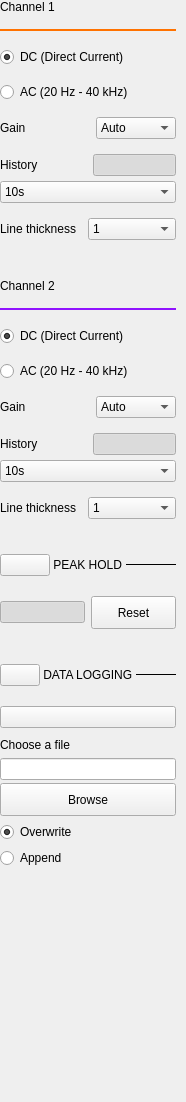
        <widget class="QWidget" name="scrollAreaWidgetContents">
         <property name="geometry">
          <rect>
           <x>0</x>
           <y>0</y>
           <width>186</width>
           <height>1102</height>
          </rect>
         </property>
         <property name="sizePolicy">
          <sizepolicy hsizetype="Preferred" vsizetype="Preferred">
           <horstretch>0</horstretch>
           <verstretch>0</verstretch>
          </sizepolicy>
         </property>
         <layout class="QVBoxLayout" name="verticalLayout_6">
          <property name="spacing">
           <number>15</number>
          </property>
          <property name="leftMargin">
           <number>0</number>
          </property>
          <property name="topMargin">
           <number>0</number>
          </property>
          <property name="rightMargin">
           <number>10</number>
          </property>
          <property name="bottomMargin">
           <number>20</number>
          </property>
          <item>
           <widget class="QLabel" name="label">
            <property name="sizePolicy">
             <sizepolicy hsizetype="Minimum" vsizetype="Preferred">
              <horstretch>0</horstretch>
              <verstretch>0</verstretch>
             </sizepolicy>
            </property>
            <property name="text">
             <string>Channel 1</string>
            </property>
            <property name="general_settings_label" stdset="0">
             <bool>true</bool>
            </property>
           </widget>
          </item>
          <item>
           <widget class="Line" name="line">
            <property name="sizePolicy">
             <sizepolicy hsizetype="Minimum" vsizetype="Fixed">
              <horstretch>0</horstretch>
              <verstretch>0</verstretch>
             </sizepolicy>
            </property>
            <property name="styleSheet">
             <string notr="true">QFrame { color: #ff7200; }</string>
            </property>
            <property name="frameShadow">
             <enum>QFrame::Plain</enum>
            </property>
            <property name="lineWidth">
             <number>2</number>
            </property>
            <property name="orientation">
             <enum>Qt::Horizontal</enum>
            </property>
           </widget>
          </item>
          <item>
           <layout class="QVBoxLayout" name="verticalLayout_4">
            <item>
             <widget class="QRadioButton" name="btn_ch1_dc">
              <property name="text">
               <string>DC (Direct Current)</string>
              </property>
              <property name="checked">
               <bool>true</bool>
              </property>
              <attribute name="buttonGroup">
               <string notr="true">buttonGroup</string>
              </attribute>
             </widget>
            </item>
            <item>
             <widget class="QRadioButton" name="btn_ch1_ac">
              <property name="text">
               <string>AC (20 Hz - 40 kHz)</string>
              </property>
              <attribute name="buttonGroup">
               <string notr="true">buttonGroup</string>
              </attribute>
             </widget>
            </item>
           </layout>
          </item>
          <item>
           <layout class="QGridLayout" name="gridLayout_6">
            <property name="topMargin">
             <number>0</number>
            </property>
            <item row="0" column="0">
             <widget class="QLabel" name="label_6">
              <property name="text">
               <string>Gain</string>
              </property>
             </widget>
            </item>
            <item row="0" column="1">
             <widget class="QComboBox" name="gainCh1ComboBox">
              <item>
               <property name="text">
                <string>Auto</string>
               </property>
              </item>
              <item>
               <property name="text">
                <string>Low</string>
               </property>
              </item>
              <item>
               <property name="text">
                <string>High</string>
               </property>
              </item>
             </widget>
            </item>
           </layout>
          </item>
          <item>
           <layout class="QGridLayout" name="gridLayout">
            <property name="spacing">
             <number>5</number>
            </property>
            <item row="2" column="0" colspan="2">
             <widget class="QComboBox" name="historySizeCh1">
              <property name="sizePolicy">
               <sizepolicy hsizetype="Preferred" vsizetype="Fixed">
                <horstretch>0</horstretch>
                <verstretch>0</verstretch>
               </sizepolicy>
              </property>
              <property name="minimumSize">
               <size>
                <width>80</width>
                <height>0</height>
               </size>
              </property>
              <property name="currentIndex">
               <number>1</number>
              </property>
              <item>
               <property name="text">
                <string>1s</string>
               </property>
              </item>
              <item>
               <property name="text">
                <string>10s</string>
               </property>
              </item>
              <item>
               <property name="text">
                <string>60s</string>
               </property>
              </item>
             </widget>
            </item>
            <item row="0" column="0" colspan="2">
             <layout class="QHBoxLayout" name="horizontalLayout_4">
              <property name="spacing">
               <number>10</number>
              </property>
              <property name="topMargin">
               <number>0</number>
              </property>
              <item>
               <widget class="QLabel" name="label_3">
                <property name="text">
                 <string>History</string>
                </property>
               </widget>
              </item>
              <item>
               <widget class="adiscope::CustomSwitch" name="histogramCh1">
                <property name="checkable">
                 <bool>true</bool>
                </property>
                <property name="checked">
                 <bool>true</bool>
                </property>
               </widget>
              </item>
             </layout>
            </item>
           </layout>
          </item>
          <item>
           <layout class="QHBoxLayout" name="horizontalLayout_13">
            <property name="spacing">
             <number>0</number>
            </property>
            <property name="bottomMargin">
             <number>0</number>
            </property>
            <item>
             <layout class="QHBoxLayout" name="horizontalLayout_14">
              <property name="spacing">
               <number>0</number>
              </property>
              <property name="rightMargin">
               <number>0</number>
              </property>
              <property name="bottomMargin">
               <number>0</number>
              </property>
              <item>
               <widget class="QLabel" name="labelThicknessCh1">
                <property name="text">
                 <string>Line thickness</string>
                </property>
               </widget>
              </item>
             </layout>
            </item>
            <item>
             <widget class="QComboBox" name="cbLineThicknessCh1">
              <property name="minimumSize">
               <size>
                <width>0</width>
                <height>0</height>
               </size>
              </property>
              <property name="currentIndex">
               <number>1</number>
              </property>
              <item>
               <property name="text">
                <string>0.5</string>
               </property>
              </item>
              <item>
               <property name="text">
                <string>1</string>
               </property>
              </item>
              <item>
               <property name="text">
                <string>1.5</string>
               </property>
              </item>
              <item>
               <property name="text">
                <string>2</string>
               </property>
              </item>
              <item>
               <property name="text">
                <string>2.5</string>
               </property>
              </item>
              <item>
               <property name="text">
                <string>3</string>
               </property>
              </item>
              <item>
               <property name="text">
                <string>3.5</string>
               </property>
              </item>
              <item>
               <property name="text">
                <string>4</string>
               </property>
              </item>
              <item>
               <property name="text">
                <string>4.5</string>
               </property>
              </item>
              <item>
               <property name="text">
                <string>5</string>
               </property>
              </item>
             </widget>
            </item>
           </layout>
          </item>
          <item>
           <spacer name="verticalSpacer_3">
            <property name="orientation">
             <enum>Qt::Vertical</enum>
            </property>
            <property name="sizeType">
             <enum>QSizePolicy::Fixed</enum>
            </property>
            <property name="sizeHint" stdset="0">
             <size>
              <width>0</width>
              <height>24</height>
             </size>
            </property>
           </spacer>
          </item>
          <item>
           <widget class="QLabel" name="label_2">
            <property name="sizePolicy">
             <sizepolicy hsizetype="Minimum" vsizetype="Preferred">
              <horstretch>0</horstretch>
              <verstretch>0</verstretch>
             </sizepolicy>
            </property>
            <property name="autoFillBackground">
             <bool>false</bool>
            </property>
            <property name="text">
             <string>Channel 2</string>
            </property>
            <property name="general_settings_label" stdset="0">
             <bool>true</bool>
            </property>
           </widget>
          </item>
          <item>
           <widget class="Line" name="line_2">
            <property name="sizePolicy">
             <sizepolicy hsizetype="Minimum" vsizetype="Fixed">
              <horstretch>0</horstretch>
              <verstretch>0</verstretch>
             </sizepolicy>
            </property>
            <property name="styleSheet">
             <string notr="true">QFrame { color: #9013fe; }</string>
            </property>
            <property name="frameShadow">
             <enum>QFrame::Plain</enum>
            </property>
            <property name="lineWidth">
             <number>2</number>
            </property>
            <property name="orientation">
             <enum>Qt::Horizontal</enum>
            </property>
           </widget>
          </item>
          <item>
           <layout class="QVBoxLayout" name="verticalLayout_5">
            <item>
             <widget class="QRadioButton" name="btn_ch2_dc">
              <property name="text">
               <string>DC (Direct Current)</string>
              </property>
              <property name="checked">
               <bool>true</bool>
              </property>
              <attribute name="buttonGroup">
               <string notr="true">buttonGroup_2</string>
              </attribute>
             </widget>
            </item>
            <item>
             <widget class="QRadioButton" name="btn_ch2_ac">
              <property name="text">
               <string>AC (20 Hz - 40 kHz)</string>
              </property>
              <attribute name="buttonGroup">
               <string notr="true">buttonGroup_2</string>
              </attribute>
             </widget>
            </item>
           </layout>
          </item>
          <item>
           <layout class="QGridLayout" name="gridLayout_8">
            <property name="topMargin">
             <number>0</number>
            </property>
            <item row="0" column="0">
             <widget class="QLabel" name="label_7">
              <property name="text">
               <string>Gain</string>
              </property>
             </widget>
            </item>
            <item row="0" column="1">
             <widget class="QComboBox" name="gainCh2ComboBox">
              <item>
               <property name="text">
                <string>Auto</string>
               </property>
              </item>
              <item>
               <property name="text">
                <string>Low</string>
               </property>
              </item>
              <item>
               <property name="text">
                <string>High</string>
               </property>
              </item>
             </widget>
            </item>
           </layout>
          </item>
          <item>
           <layout class="QGridLayout" name="gridLayout_2">
            <property name="spacing">
             <number>5</number>
            </property>
            <item row="3" column="0" colspan="2">
             <widget class="QComboBox" name="historySizeCh2">
              <property name="sizePolicy">
               <sizepolicy hsizetype="Preferred" vsizetype="Fixed">
                <horstretch>0</horstretch>
                <verstretch>0</verstretch>
               </sizepolicy>
              </property>
              <property name="minimumSize">
               <size>
                <width>80</width>
                <height>0</height>
               </size>
              </property>
              <property name="currentIndex">
               <number>1</number>
              </property>
              <item>
               <property name="text">
                <string>1s</string>
               </property>
              </item>
              <item>
               <property name="text">
                <string>10s</string>
               </property>
              </item>
              <item>
               <property name="text">
                <string>60s</string>
               </property>
              </item>
             </widget>
            </item>
            <item row="2" column="0" colspan="2">
             <layout class="QHBoxLayout" name="horizontalLayout_3">
              <property name="spacing">
               <number>10</number>
              </property>
              <property name="topMargin">
               <number>0</number>
              </property>
              <item>
               <widget class="QLabel" name="label_5">
                <property name="text">
                 <string>History</string>
                </property>
               </widget>
              </item>
              <item>
               <widget class="adiscope::CustomSwitch" name="histogramCh2">
                <property name="checkable">
                 <bool>true</bool>
                </property>
                <property name="checked">
                 <bool>true</bool>
                </property>
               </widget>
              </item>
             </layout>
            </item>
           </layout>
          </item>
          <item>
           <layout class="QHBoxLayout" name="horizontalLayout_1">
            <property name="spacing">
             <number>0</number>
            </property>
            <property name="bottomMargin">
             <number>0</number>
            </property>
            <item>
             <layout class="QHBoxLayout" name="horizontalLayout_16">
              <property name="spacing">
               <number>0</number>
              </property>
              <property name="rightMargin">
               <number>0</number>
              </property>
              <property name="bottomMargin">
               <number>0</number>
              </property>
              <item>
               <widget class="QLabel" name="labelThicknessCh2">
                <property name="text">
                 <string>Line thickness</string>
                </property>
               </widget>
              </item>
             </layout>
            </item>
            <item>
             <widget class="QComboBox" name="cbLineThicknessCh2">
              <property name="minimumSize">
               <size>
                <width>0</width>
                <height>0</height>
               </size>
              </property>
              <property name="currentIndex">
               <number>1</number>
              </property>
              <item>
               <property name="text">
                <string>0.5</string>
               </property>
              </item>
              <item>
               <property name="text">
                <string>1</string>
               </property>
              </item>
              <item>
               <property name="text">
                <string>1.5</string>
               </property>
              </item>
              <item>
               <property name="text">
                <string>2</string>
               </property>
              </item>
              <item>
               <property name="text">
                <string>2.5</string>
               </property>
              </item>
              <item>
               <property name="text">
                <string>3</string>
               </property>
              </item>
              <item>
               <property name="text">
                <string>3.5</string>
               </property>
              </item>
              <item>
               <property name="text">
                <string>4</string>
               </property>
              </item>
              <item>
               <property name="text">
                <string>4.5</string>
               </property>
              </item>
              <item>
               <property name="text">
                <string>5</string>
               </property>
              </item>
             </widget>
            </item>
           </layout>
          </item>
          <item>
           <spacer name="verticalSpacer">
            <property name="orientation">
             <enum>Qt::Vertical</enum>
            </property>
            <property name="sizeType">
             <enum>QSizePolicy::Fixed</enum>
            </property>
            <property name="sizeHint" stdset="0">
             <size>
              <width>0</width>
              <height>20</height>
             </size>
            </property>
           </spacer>
          </item>
          <item>
           <layout class="QHBoxLayout" name="horizontalLayout_12">
            <property name="spacing">
             <number>0</number>
            </property>
            <property name="topMargin">
             <number>0</number>
            </property>
            <item>
             <widget class="QPushButton" name="btnCollapsePeakHold">
              <property name="text">
               <string/>
              </property>
              <property name="checkable">
               <bool>true</bool>
              </property>
              <property name="subsection_arrow_button" stdset="0">
               <bool>true</bool>
              </property>
             </widget>
            </item>
            <item>
             <widget class="QLabel" name="label_12">
              <property name="sizePolicy">
               <sizepolicy hsizetype="Fixed" vsizetype="Fixed">
                <horstretch>0</horstretch>
                <verstretch>0</verstretch>
               </sizepolicy>
              </property>
              <property name="text">
               <string> PEAK HOLD </string>
              </property>
              <property name="subsection_label" stdset="0">
               <bool>true</bool>
              </property>
             </widget>
            </item>
            <item>
             <widget class="Line" name="line_4">
              <property name="minimumSize">
               <size>
                <width>0</width>
                <height>1</height>
               </size>
              </property>
              <property name="maximumSize">
               <size>
                <width>16777215</width>
                <height>1</height>
               </size>
              </property>
              <property name="frameShadow">
               <enum>QFrame::Plain</enum>
              </property>
              <property name="lineWidth">
               <number>1</number>
              </property>
              <property name="orientation">
               <enum>Qt::Horizontal</enum>
              </property>
              <property name="subsection_line" stdset="0">
               <bool>true</bool>
              </property>
             </widget>
            </item>
           </layout>
          </item>
          <item>
           <spacer name="verticalSpacer_10">
            <property name="orientation">
             <enum>Qt::Vertical</enum>
            </property>
            <property name="sizeType">
             <enum>QSizePolicy::Fixed</enum>
            </property>
            <property name="sizeHint" stdset="0">
             <size>
              <width>0</width>
              <height>5</height>
             </size>
            </property>
           </spacer>
          </item>
          <item>
           <widget class="QWidget" name="gridLayout_4Widget" native="true">
            <layout class="QGridLayout" name="gridLayout_4">
             <property name="leftMargin">
              <number>0</number>
             </property>
             <property name="topMargin">
              <number>0</number>
             </property>
             <property name="rightMargin">
              <number>0</number>
             </property>
             <property name="bottomMargin">
              <number>0</number>
             </property>
             <item row="0" column="0">
              <layout class="QHBoxLayout" name="horizontalLayout_15">
               <property name="leftMargin">
                <number>0</number>
               </property>
               <property name="topMargin">
                <number>0</number>
               </property>
               <property name="rightMargin">
                <number>0</number>
               </property>
               <item>
                <widget class="adiscope::CustomSwitch" name="btnDisplayPeakHold">
                 <property name="text">
                  <string/>
                 </property>
                 <property name="checkable">
                  <bool>true</bool>
                 </property>
                 <property name="checked">
                  <bool>true</bool>
                 </property>
                </widget>
               </item>
               <item>
                <widget class="QPushButton" name="btnResetPeakHold">
                 <property name="minimumSize">
                  <size>
                   <width>0</width>
                   <height>30</height>
                  </size>
                 </property>
                 <property name="styleSheet">
                  <string notr="true">QPushButton{
height:25px;

font-size: 12px;
line-height: 14px;
}</string>
                 </property>
                 <property name="text">
                  <string>Reset</string>
                 </property>
                 <property name="blue_button" stdset="0">
                  <bool>true</bool>
                 </property>
                </widget>
               </item>
              </layout>
             </item>
            </layout>
           </widget>
          </item>
          <item>
           <spacer name="verticalSpacer_11">
            <property name="orientation">
             <enum>Qt::Vertical</enum>
            </property>
            <property name="sizeType">
             <enum>QSizePolicy::Fixed</enum>
            </property>
            <property name="sizeHint" stdset="0">
             <size>
              <width>20</width>
              <height>20</height>
             </size>
            </property>
           </spacer>
          </item>
          <item>
           <layout class="QHBoxLayout" name="horizontalLayout_11">
            <property name="spacing">
             <number>0</number>
            </property>
            <property name="topMargin">
             <number>0</number>
            </property>
            <item>
             <widget class="QPushButton" name="btnCollapseDataLog">
              <property name="text">
               <string/>
              </property>
              <property name="checkable">
               <bool>true</bool>
              </property>
              <property name="subsection_arrow_button" stdset="0">
               <bool>true</bool>
              </property>
             </widget>
            </item>
            <item>
             <widget class="QLabel" name="label_4">
              <property name="sizePolicy">
               <sizepolicy hsizetype="Fixed" vsizetype="Fixed">
                <horstretch>0</horstretch>
                <verstretch>0</verstretch>
               </sizepolicy>
              </property>
              <property name="text">
               <string> DATA LOGGING </string>
              </property>
              <property name="subsection_label" stdset="0">
               <bool>true</bool>
              </property>
             </widget>
            </item>
            <item>
             <widget class="Line" name="line_3">
              <property name="minimumSize">
               <size>
                <width>0</width>
                <height>1</height>
               </size>
              </property>
              <property name="maximumSize">
               <size>
                <width>16777215</width>
                <height>1</height>
               </size>
              </property>
              <property name="frameShadow">
               <enum>QFrame::Plain</enum>
              </property>
              <property name="lineWidth">
               <number>1</number>
              </property>
              <property name="orientation">
               <enum>Qt::Horizontal</enum>
              </property>
              <property name="subsection_line" stdset="0">
               <bool>true</bool>
              </property>
             </widget>
            </item>
           </layout>
          </item>
          <item>
           <spacer name="verticalSpacer_12">
            <property name="orientation">
             <enum>Qt::Vertical</enum>
            </property>
            <property name="sizeType">
             <enum>QSizePolicy::Fixed</enum>
            </property>
            <property name="sizeHint" stdset="0">
             <size>
              <width>20</width>
              <height>5</height>
             </size>
            </property>
           </spacer>
          </item>
          <item>
           <widget class="QWidget" name="dataLogWidget" native="true">
            <property name="minimumSize">
             <size>
              <width>0</width>
              <height>0</height>
             </size>
            </property>
            <layout class="QGridLayout" name="gridLayout_7">
             <property name="leftMargin">
              <number>0</number>
             </property>
             <property name="topMargin">
              <number>0</number>
             </property>
             <property name="rightMargin">
              <number>0</number>
             </property>
             <property name="bottomMargin">
              <number>30</number>
             </property>
             <property name="spacing">
              <number>0</number>
             </property>
             <item row="0" column="0">
              <widget class="adiscope::CustomSwitch" name="btnDataLogging">
               <property name="text">
                <string/>
               </property>
               <property name="checkable">
                <bool>true</bool>
               </property>
              </widget>
             </item>
             <item row="1" column="0">
              <widget class="QWidget" name="gridLayout_3Widget" native="true">
               <layout class="QGridLayout" name="gridLayout_3">
                <property name="leftMargin">
                 <number>0</number>
                </property>
                <property name="topMargin">
                 <number>0</number>
                </property>
                <property name="rightMargin">
                 <number>0</number>
                </property>
                <property name="bottomMargin">
                 <number>0</number>
                </property>
                <item row="12" column="0" colspan="2">
                 <layout class="QHBoxLayout" name="horizontalLayout_2">
                  <property name="spacing">
                   <number>10</number>
                  </property>
                  <property name="topMargin">
                   <number>0</number>
                  </property>
                 </layout>
                </item>
                <item row="6" column="0" colspan="2">
                 <layout class="QVBoxLayout" name="verticalLayout_7">
                  <property name="spacing">
                   <number>3</number>
                  </property>
                  <property name="topMargin">
                   <number>0</number>
                  </property>
                  <item>
                   <widget class="QLineEdit" name="filename">
                    <property name="styleSheet">
                     <string notr="true">
QLineEdit[invalid=true] {
border-color: red
}
QLineEdit[invalid=false] {
border-color: grey;
}</string>
                    </property>
                    <property name="readOnly">
                     <bool>true</bool>
                    </property>
                   </widget>
                  </item>
                  <item>
                   <widget class="QPushButton" name="btnChooseFile">
                    <property name="sizePolicy">
                     <sizepolicy hsizetype="Preferred" vsizetype="Fixed">
                      <horstretch>0</horstretch>
                      <verstretch>0</verstretch>
                     </sizepolicy>
                    </property>
                    <property name="minimumSize">
                     <size>
                      <width>20</width>
                      <height>25</height>
                     </size>
                    </property>
                    <property name="layoutDirection">
                     <enum>Qt::LeftToRight</enum>
                    </property>
                    <property name="styleSheet">
                     <string notr="true">QPushButton{
height:25px;

font-size: 12px;
line-height: 14px;
}</string>
                    </property>
                    <property name="text">
                     <string>Browse</string>
                    </property>
                    <property name="iconSize">
                     <size>
                      <width>20</width>
                      <height>20</height>
                     </size>
                    </property>
                    <property name="blue_button" stdset="0">
                     <bool>true</bool>
                    </property>
                   </widget>
                  </item>
                 </layout>
                </item>
                <item row="4" column="0">
                 <spacer name="verticalSpacer_15">
                  <property name="orientation">
                   <enum>Qt::Vertical</enum>
                  </property>
                  <property name="sizeType">
                   <enum>QSizePolicy::Fixed</enum>
                  </property>
                  <property name="sizeHint" stdset="0">
                   <size>
                    <width>20</width>
                    <height>10</height>
                   </size>
                  </property>
                 </spacer>
                </item>
                <item row="9" column="0" colspan="2">
                 <widget class="QRadioButton" name="btn_append">
                  <property name="text">
                   <string>Append</string>
                  </property>
                 </widget>
                </item>
                <item row="5" column="0" colspan="2">
                 <widget class="QLabel" name="lblFileStatus">
                  <property name="styleSheet">
                   <string notr="true"/>
                  </property>
                  <property name="text">
                   <string>Choose a file</string>
                  </property>
                 </widget>
                </item>
                <item row="10" column="0">
                 <spacer name="verticalSpacer_16">
                  <property name="orientation">
                   <enum>Qt::Vertical</enum>
                  </property>
                  <property name="sizeType">
                   <enum>QSizePolicy::Fixed</enum>
                  </property>
                  <property name="sizeHint" stdset="0">
                   <size>
                    <width>20</width>
                    <height>10</height>
                   </size>
                  </property>
                 </spacer>
                </item>
                <item row="8" column="0" colspan="2">
                 <widget class="QRadioButton" name="btn_overwrite">
                  <property name="text">
                   <string>Overwrite</string>
                  </property>
                  <property name="checked">
                   <bool>true</bool>
                  </property>
                 </widget>
                </item>
               </layout>
              </widget>
             </item>
            </layout>
           </widget>
          </item>
          <item>
           <spacer name="verticalSpacer_8">
            <property name="orientation">
             <enum>Qt::Vertical</enum>
            </property>
            <property name="sizeType">
             <enum>QSizePolicy::MinimumExpanding</enum>
            </property>
            <property name="sizeHint" stdset="0">
             <size>
              <width>0</width>
              <height>2</height>
             </size>
            </property>
           </spacer>
          </item>
         </layout>
        </widget>
